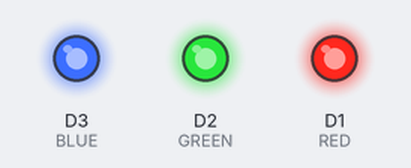
The sketch below on a simulated ESP8266 (NodeMCU). Parts: output pins drawn as LEDs (lit = HIGH).

Above: at 0.2 s.
At 1.7 s:
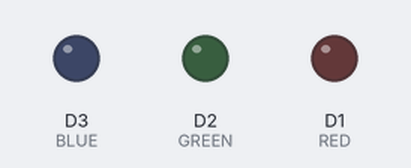
Timing chart, 0 to 3.0 s (numbered marks = the images above):
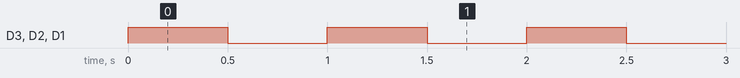

Measured:
- by itself, D3 (BLUE), D2 (GREEN), D1 (RED): alternates HIGH for 0.50 s and LOW for 0.50 s

The sketch:

led_blink_all.ino
```cpp
#define VOL A0
#define SW D0
#define RED D1
#define GREEN D2
#define BLUE D3
void setup() {
  // put your setup code here, to run once:
  pinMode(VOL, INPUT);
  pinMode(SW, INPUT);
  pinMode(RED, OUTPUT);
  pinMode(GREEN, OUTPUT);
  pinMode(BLUE, OUTPUT);
}

void loop() {
  // put your main code here, to run repeatedly:
  digitalWrite(RED, HIGH);
  digitalWrite(GREEN, HIGH);
  digitalWrite(BLUE, HIGH);
  delay(500);
  digitalWrite(RED, LOW);
  digitalWrite(GREEN, LOW);
  digitalWrite(BLUE, LOW);
  delay(500);
}
```
